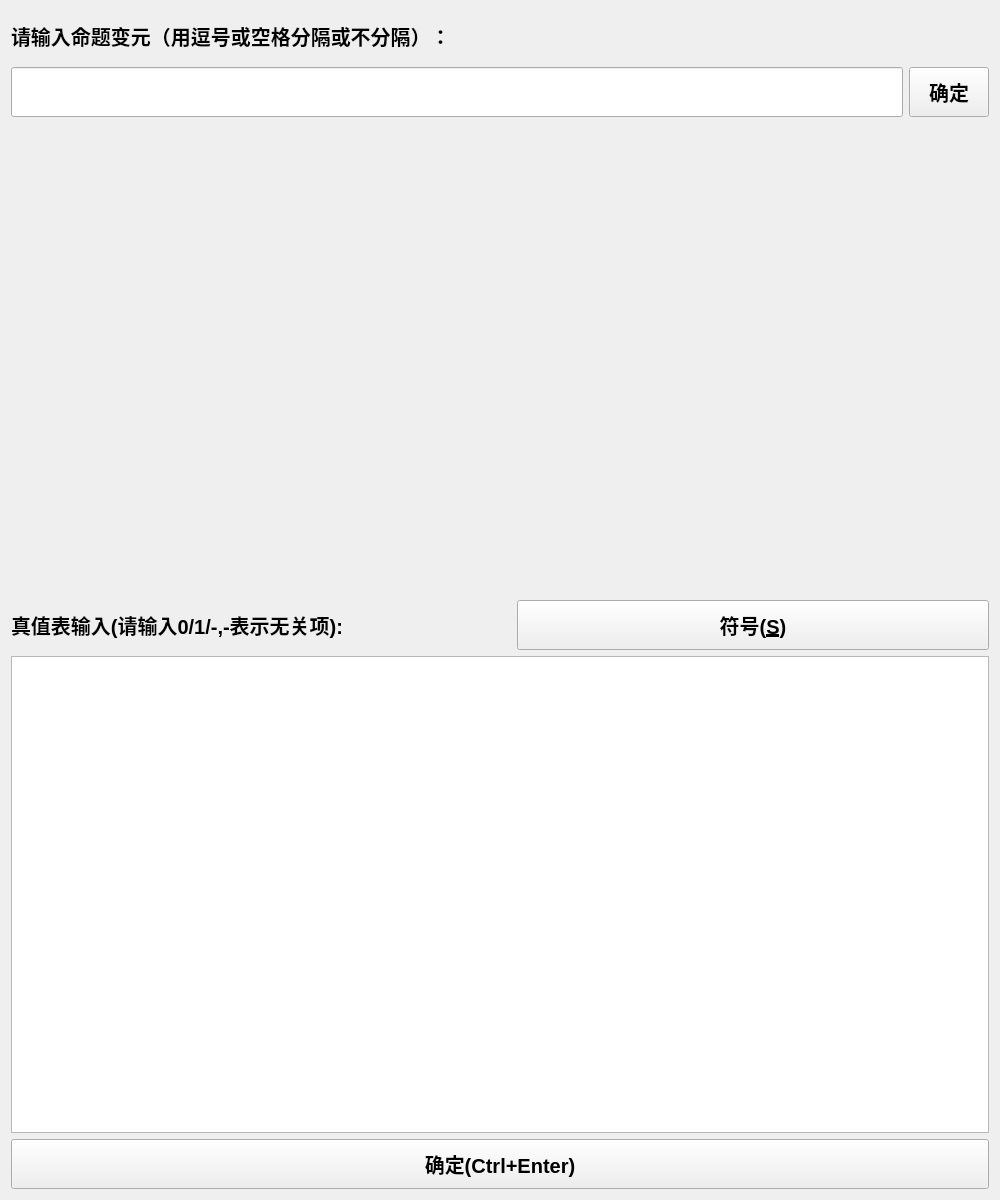
<?xml version="1.0" encoding="UTF-8"?>
<ui version="4.0">
 <class>TableInput</class>
 <widget class="QWidget" name="TableInput">
  <property name="geometry">
   <rect>
    <x>0</x>
    <y>0</y>
    <width>1000</width>
    <height>1200</height>
   </rect>
  </property>
  <property name="minimumSize">
   <size>
    <width>1000</width>
    <height>800</height>
   </size>
  </property>
  <property name="windowTitle">
   <string>Form</string>
  </property>
  <layout class="QVBoxLayout" name="verticalLayout_3">
   <item>
    <layout class="QVBoxLayout" name="verticalLayout">
     <item>
      <widget class="QLabel" name="label">
       <property name="minimumSize">
        <size>
         <width>600</width>
         <height>50</height>
        </size>
       </property>
       <property name="font">
        <font>
         <pointsize>15</pointsize>
         <weight>75</weight>
         <bold>true</bold>
        </font>
       </property>
       <property name="text">
        <string>请输入命题变元（用逗号或空格分隔或不分隔）：</string>
       </property>
      </widget>
     </item>
     <item>
      <layout class="QHBoxLayout" name="horizontalLayout">
       <item>
        <widget class="QLineEdit" name="lineEdit">
         <property name="minimumSize">
          <size>
           <width>600</width>
           <height>50</height>
          </size>
         </property>
         <property name="font">
          <font>
           <pointsize>14</pointsize>
          </font>
         </property>
        </widget>
       </item>
       <item>
        <widget class="QPushButton" name="commitButton">
         <property name="minimumSize">
          <size>
           <width>80</width>
           <height>50</height>
          </size>
         </property>
         <property name="font">
          <font>
           <pointsize>15</pointsize>
           <weight>75</weight>
           <bold>true</bold>
          </font>
         </property>
         <property name="text">
          <string>确定</string>
         </property>
        </widget>
       </item>
      </layout>
     </item>
    </layout>
   </item>
   <item>
    <layout class="QVBoxLayout" name="verticalLayout_2">
     <item>
      <spacer name="verticalSpacer">
       <property name="orientation">
        <enum>Qt::Vertical</enum>
       </property>
       <property name="sizeHint" stdset="0">
        <size>
         <width>20</width>
         <height>10</height>
        </size>
       </property>
      </spacer>
     </item>
     <item>
      <layout class="QHBoxLayout" name="horizontalLayout_2">
       <item>
        <widget class="QLabel" name="label_2">
         <property name="minimumSize">
          <size>
           <width>500</width>
           <height>50</height>
          </size>
         </property>
         <property name="font">
          <font>
           <pointsize>15</pointsize>
           <weight>75</weight>
           <bold>true</bold>
          </font>
         </property>
         <property name="text">
          <string>真值表输入(请输入0/1/-,-表示无关项):</string>
         </property>
        </widget>
       </item>
       <item>
        <widget class="QPushButton" name="symbolButton">
         <property name="minimumSize">
          <size>
           <width>80</width>
           <height>50</height>
          </size>
         </property>
         <property name="font">
          <font>
           <pointsize>15</pointsize>
           <weight>75</weight>
           <bold>true</bold>
          </font>
         </property>
         <property name="text">
          <string>符号(&amp;S)</string>
         </property>
        </widget>
       </item>
      </layout>
     </item>
     <item>
      <widget class="QTableWidget" name="tableWidget"/>
     </item>
     <item>
      <widget class="QPushButton" name="finishButton">
       <property name="minimumSize">
        <size>
         <width>80</width>
         <height>50</height>
        </size>
       </property>
       <property name="font">
        <font>
         <pointsize>15</pointsize>
         <weight>75</weight>
         <bold>true</bold>
        </font>
       </property>
       <property name="text">
        <string>确定(Ctrl+Enter)</string>
       </property>
      </widget>
     </item>
    </layout>
   </item>
  </layout>
 </widget>
 <resources/>
 <connections/>
</ui>
